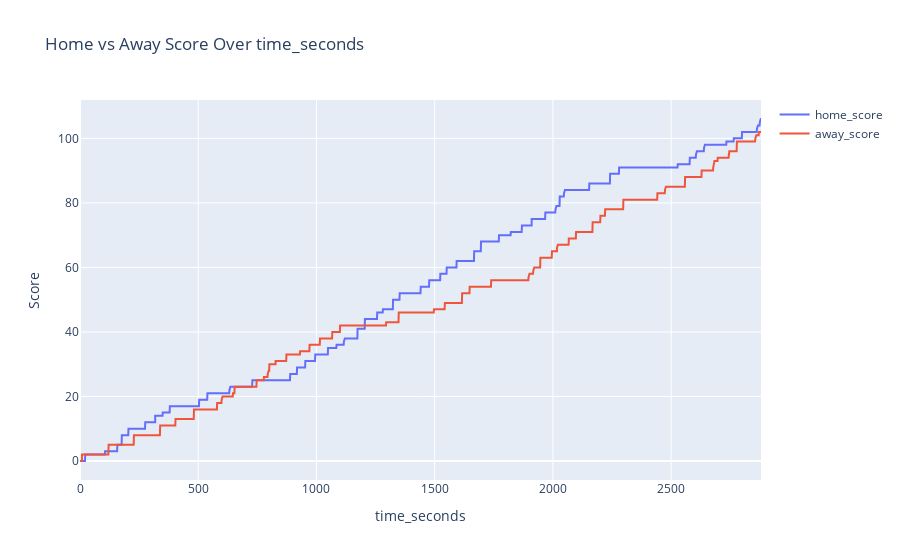

This figure's notebook cell:
### Code cell
df_raw = pd.read_json("example-game.json")
df_raw['time_seconds']=df_raw['time_seconds'].sort_values(ascending=True).reset_index(drop=True)
time_col = "time_seconds"
score_cols = ["home_score", "away_score"]
meta_cols = [c for c in df_raw.columns if c not in {time_col, *score_cols}]

customdata = df_raw[meta_cols].fillna("N/A").to_numpy()

def hover(label):
    lines = "<br>".join(f"{col}: %{{customdata[{i}]}}" for i, col in enumerate(meta_cols))
    return f"<b>{label} score:</b> %{{y}}<br>{lines}<extra></extra>"

fig = go.Figure()
fig.add_trace(go.Scatter(
    x=df_raw[time_col],
    y=df_raw["home_score"],
    mode="lines",
    name="home_score",
    customdata=customdata,
    hovertemplate=hover("Home"),
    
))
fig.add_trace(go.Scatter(
    x=df_raw[time_col],
    y=df_raw["away_score"],
    mode="lines",
    name="away_score",
    customdata=customdata,
    hovertemplate=hover("Away"),
))

fig.update_layout(
    title="Home vs Away Score Over time_seconds",
    xaxis_title=time_col,
    yaxis_title="Score",
)

fig.show()

### Figure 1 — Plotly figure (JSON) as saved in the notebook; plotly's stock layout.template omitted (floating-point values rounded to 4 significant figures; data arrays with more than 128 entries replaced by an {"elided": "..."} marker saying what was removed)
{"data": [{"customdata": {"elided": "3057x9 mixed values"}, "hovertemplate": "<b>Home score:</b> %{y}<br>home_away: %{customdata[0]}<br>event_type: %{customdata[1]}<br>player_name: %{customdata[2]}<br>substituted_player_name: %{customdata[3]}<br>shot_type: %{customdata[4]}<br>assist_player: %{customdata[5]}<br>rebound_type: %{customdata[6]}<br>coordinate_x: %{customdata[7]}<br>coordinate_y: %{customdata[8]}<extra></extra>", "mode": "lines", "name": "home_score", "type": "scatter", "x": {"elided": "3057 float values"}, "y": {"elided": "3057 int values"}}, {"customdata": {"elided": "3057x9 mixed values"}, "hovertemplate": "<b>Away score:</b> %{y}<br>home_away: %{customdata[0]}<br>event_type: %{customdata[1]}<br>player_name: %{customdata[2]}<br>substituted_player_name: %{customdata[3]}<br>shot_type: %{customdata[4]}<br>assist_player: %{customdata[5]}<br>rebound_type: %{customdata[6]}<br>coordinate_x: %{customdata[7]}<br>coordinate_y: %{customdata[8]}<extra></extra>", "mode": "lines", "name": "away_score", "type": "scatter", "x": {"elided": "3057 float values"}, "y": {"elided": "3057 int values"}}], "layout": {"title": {"text": "Home vs Away Score Over time_seconds"}, "xaxis": {"title": {"text": "time_seconds"}}, "yaxis": {"title": {"text": "Score"}}}}
